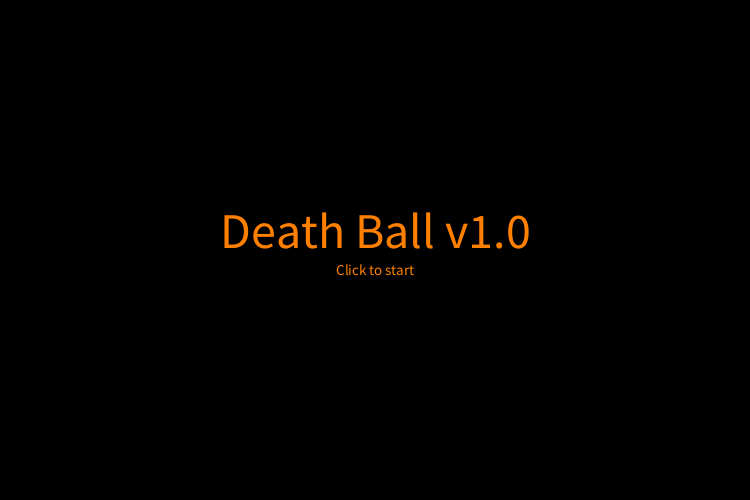
Frame 1 (no input)
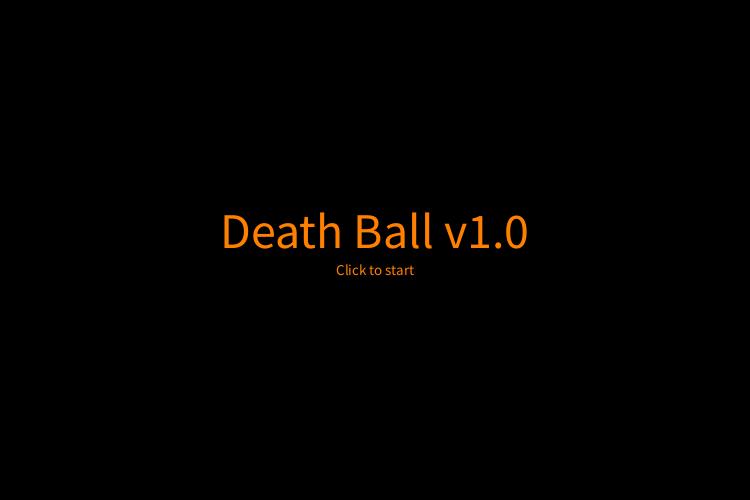
Frame 60 (the mouse pressed at the canvas centre just before this capture)
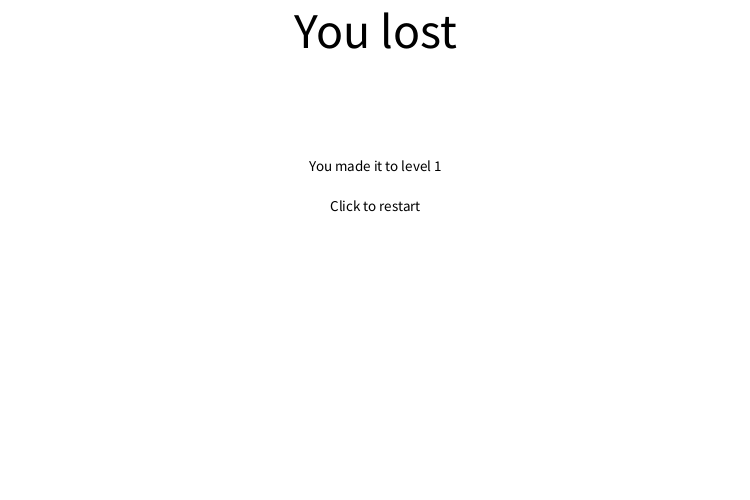
Frame 120 (the mouse held since frame 60 and released just before this capture)

The Processing sketch that drew these frames (run headless with seeded random() and noise(); from frame 60 on, the mouse is pressed at the canvas centre):

// Processing sketch: processing_149219
// ── processing_149219.pde

/*Death Ball v1.0 by Nathan Hawkins
*This is my first sketch, will work on making it more user friendly and more difficult
*I'm trying to add in a collision factor where the balls still travel towards the mouse, yet they bounce off one another
*I apologize in advance for my obsessive comments. It helps me at least, hopefully it doesn't get too obtstructive
*/
int time = 330;
int deathBallSize = 10;
float flag = -1; //sort of a "screen tracker." used to define which level the program runs
int level; //this is only used to display what level the player got to at the end of the game, doesn't actually track the level
DeathBall DB1 = new DeathBall(color (255, 100, 200), 0, 0);
DeathBall DB2 = new DeathBall(color (255, 128, 0), width, 0);
DeathBall DB3 = new DeathBall(color (255, 0, 0), 0, height);
DeathBall DB4 = new DeathBall(color (255, 100, 0), width, height); //maybe try to find a more efficient way to declare the balls, maybe a "for" loop? 

void setup() { 
  size(750, 500); //maybe add in different difficulties? could be nice to find out how to make buttons
  frameRate(30); // frame rate. 1 second = time/30.
} 

void draw() {
  if (flag == -1) { //main menu
    mainMenu();
  }
  if (flag == 0) { //game over
    gameOver();
  }
  if (flag == 1.5 || flag == 2.5 || flag == 3.5) { //in between screen
    levelStart();
  }
  if (flag == 1) { //level 1, top left corner
    level1();
  }
  if (flag == 2) { //level 2 +top right corner
    level2();
  }
  if (flag == 3) { //level 3 +bottom left corner
    level3();
  }
  if (flag == 4) { //level 4 +bottom right corner
    level4();
  }
  if (flag > 4) { //player wins
    win();
  }
} 

//user's mouse. unneeded to make it a void, but it saves having to re-write the two lines over and over agian
void userBall() { 
  fill(255); //
  ellipse(mouseX, mouseY, 10, 10); //if you change this, change the .drawDB() void as well
} 

//main menu
void mainMenu() {
  background(0);
  textAlign(CENTER, CENTER);
  fill(255, 128, 0);
  textSize(50);
  text("Death Ball v1.0", width/2, height/2 - 20);
  textSize(15);
  text("Click to start", width/2, height/2 + 20);
}

//you lose!
void gameOver() {
  background(255);
  fill(0);
  textSize(50);
  text("You lost", width/2, 30);
  textSize(15);
  text("You made it to level " + level, width/2, height/3);
  text("Click to restart", width/2, height/3 + 40);
}

//used at the start of a new level
void levelStart() { //in between levels, allows the player to pause, catch their breath, get some panch, etc.
  background(255);
  textSize(50); 
  fill(0);
  level = floor(flag); //set the level equal to the counter
  text("You made it past level " + level, width/2, height/3);
  textSize(15);
  text("Click to continue", width/2, height/3 + 40);
}

void win() {
  background(255, 128, 0);
  textSize(50);
  fill(0);
  text("You win!", width/2, height/3);
  textSize(15);
  text("Click to restart", width/2, height/3 + 40);
  DB1.xpos = 0;
  DB1.ypos = 0;
  DB2.xpos = width;
  DB2.ypos = 0;
  DB3.xpos = 0;
  DB3.ypos = height;
  DB4.xpos = width;
  DB4.ypos = height; //resets all positions after the player wins
}

//level 1
void level1() {
  background(0);
  fill(255);
  DB1.drawDB(); //draw DB
  DB1.move(); //move DB
  userBall(); //move user
  text("Time left: " + floor(time/30), width/2, 10); 
  time --; //when time == 30, new level
  deathBallSize++;
  if (time == 30) { //changes to the levelStart
    flag += .5;
    level = floor(flag);
  }
}

//level 2
void level2() {
  background(0);
  fill(255);
  DB1.drawDB(); //draw DB
  DB1.move(); //move DB
  DB2.drawDB(); //draw DB
  DB2.move(); //move DB
  userBall(); //move user
  text("Time left: " + floor(time/30), width/2, 10); 
  time --; //when time == 30, new level
  deathBallSize++;
  if (time == 30) { //changes to the levelStart
    flag += .5;
    level = floor(flag);
  }
}

void level3() {
  background(0);
  fill(255);
  DB1.drawDB(); //draw DB
  DB1.move(); //move DB
  DB2.drawDB(); //draw DB
  DB2.move(); //move DB
  DB3.drawDB(); //draw DB
  DB3.move(); //move DB
  userBall(); //move user
  text("Time left: " + floor(time/30), width/2, 10); 
  time --; //when time == 30, new level
  deathBallSize++;
  if (time == 30) { //changes to the levelStart
    flag += .5;
    level = floor(flag);
  }
}

//level 4
void level4() {
  background(0);
  fill(255);
  DB1.drawDB(); //draw DB
  DB1.move(); //move DB
  DB2.drawDB(); //draw DB
  DB2.move(); //move DB
  DB3.drawDB(); //draw DB
  DB3.move(); //move DB
  DB4.drawDB(); //draw DB
  DB4.move(); //move DB
  userBall(); //move user
  text("Time left: " + floor(time/30), width/2, 10); 
  time --; //when time == 30, new level
  deathBallSize++;
  if (time == 30) { //changes to the levelStart
    flag += .5;
    level = floor(flag);
  }
}

//restart and continue
void mousePressed() {
  if (flag == -1 || flag == 0 || flag > 4) { //mainMenu, gameOver, win
    flag = 1;
    time = 330;
    deathBallSize = 10;
  }
  if (flag == 1.5 || flag == 2.5 || flag == 3.5) { //levelStart
    flag += .5;
    time = 330;
    deathBallSize = 10;
    DB1.xpos = 0;
    DB1.ypos = 0;
    DB2.xpos = width;
    DB2.ypos = 0;
    DB3.xpos = 0; 
    DB3.ypos = height;
    DB4.xpos = width;
    DB4.ypos = height; //resets all the positions when the levelStart changes
  }
}

//death ball class
class DeathBall {
  int xpos; //x position of death ball --- might turn these two into PVectors,
  int ypos; //y position of death ball --- depending on what direction I go
  color c; //color of death ball           with the game
  DeathBall(color c_, int xpos_, int ypos_) {
  c = c_;
  xpos = xpos_;
  ypos = ypos_; //defining local variables
  }
  
  void move() { //moves death ball
    if (mouseX > xpos) {
      xpos += (mouseX - xpos)/10; //this whole section makes the ball move
    } 
    if (mouseX < xpos) {
      xpos -= (xpos - mouseX)/10; //towards the mouse. it speeds up when the 
    }
    if (mouseY > ypos) {
      ypos += (mouseY - ypos)/10; //mouse is away from the ball, then slows as
    } 
    if (mouseY < ypos) {
      ypos -= (ypos - mouseY)/10; //it approaches. maybe try different speeds
    }                             //for each ball?
  }
  
  void drawDB() { //draws death ball
    fill(c);
    ellipse(xpos, ypos, deathBallSize, deathBallSize); //draw
    if (dist(mouseX, mouseY, xpos, ypos) <= (deathBallSize + 10)/2) { //user collides with the death ball
      level = round(flag);
      flag = 0;
      DB1.xpos = 0;
      DB1.ypos = 0;
      DB2.xpos = width;
      DB2.ypos = 0;
      DB3.xpos = 0;
      DB3.ypos = height;
      DB4.xpos = width;
      DB4.ypos = height; //resets all the positions after the user collides
    }
  }
}
